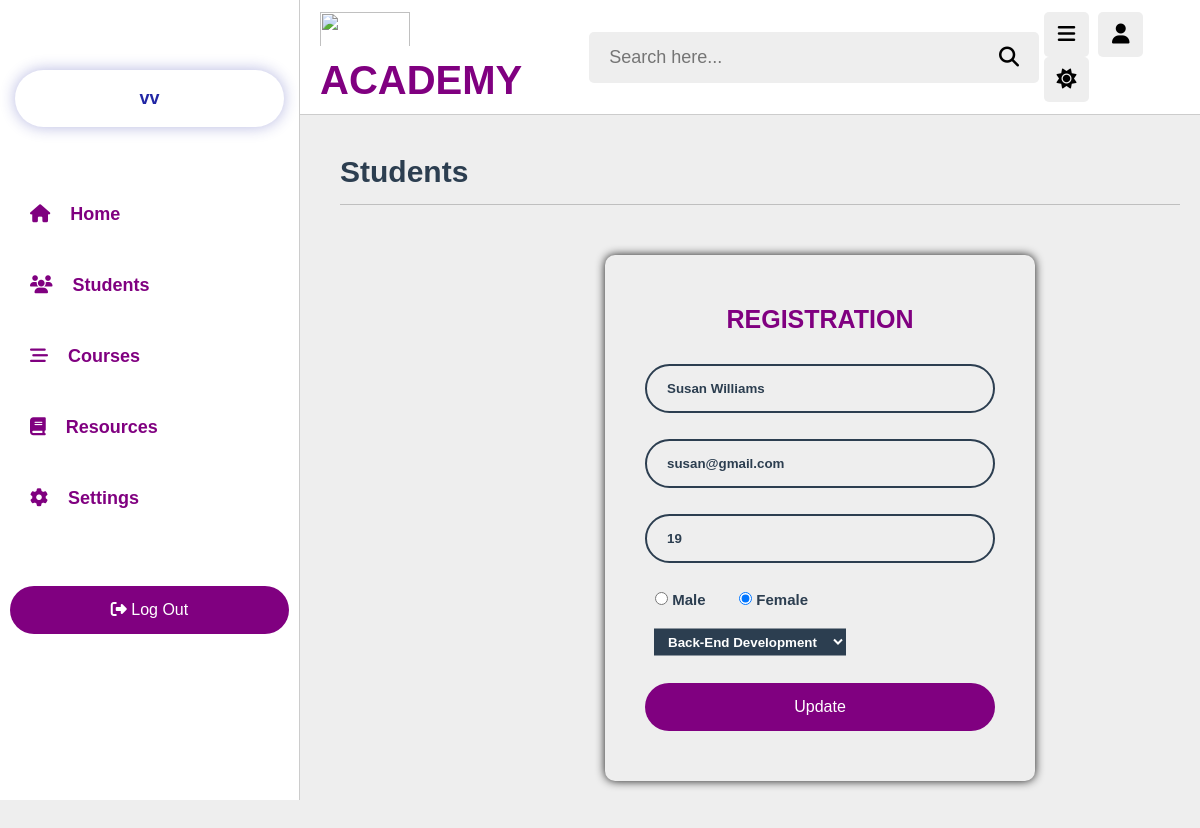
The page /update.php?id=3 (signed in) on the database its author committed.
### tables this page shows
CREATE TABLE `students` (
  `id` int(11) NOT NULL,
  `name` varchar(100) NOT NULL,
  `email` varchar(200) NOT NULL,
  `age` varchar(50) NOT NULL,
  `gender` varchar(50) NOT NULL,
  `course` varchar(50) NOT NULL
);

### update.php (the view, shortened to what this page needs)
<?php
include 'config.php';
if (isset($_GET['id'])){
    $id=$_GET ['id'];
    $query="SELECT *FROM students where id='$id'";
    $result=mysqli_query($conn, $query);
    if(mysqli_num_rows($result)>0) {
        $row=mysqli_fetch_assoc($result);
        }
    else {
        $row="";
    }
}
?>
<!DOCTYPE html>
<html lang="en">
<head>
    <link rel="stylesheet" href="https://cdnjs.cloudflare.com/ajax/libs/font-awesome/6.4.0/css/all.min.css">
    <link rel="stylesheet" href="admin_style.css">
    <link rel="stylesheet" href="students.css">
</head>
<body>
    <?php include 'admin_header.php';?>
    <section class="students">
    <h1 class="heading"> Students </h1>
    <div class="form">
        <form action="" method="post" class="studentsreg">
            <p class="registration"> Registration </p>
            <div class="input-box">
                <input type="text" placeholder="Name" name="name" value="<?php if(isset($row)){echo $row['name'];} ?>">
            </div>
            <div class="input-box">
                <input type="email" placeholder="Email" name="email" value="<?php if(isset($row)){echo $row['email'];} ?>">
            </div>
            <div class="input-box">
                <input type="number" placeholder="Age" name="age" value="<?php if(isset($row)){echo $row['age'];} ?>">
            </div>
            <div class="radio-group">
                <label class="radio">
                    <input type="radio" name="gender" value="male" <?php if($row["gender"]=='male') { echo "checked";} ?>
                    > Male
                </label>
                <label class="radio">
                    <input type="radio" name="gender" value="female" <?php if($row["gender"]=='female') { echo "checked";} ?>
                           > Female
                </label>
            </div>
            <div class="input-box">
                <select class="" name="course">
                    <option value="back-end-development"
                            <?php
                            if($row["course"]=='back-end-development')
                            {
                                echo "selected";
                            }
                            ?>
                            >Back-End Development</option>
                </select>
            </div>
            <div class="input-btn">
                <input type="submit" name="update" value="Update">
            </div>
        </form>
    </div>
    </section>
</body>
</html>

### admin_style.css (style rules this page uses)
:root { --main-color: #8e44ad; --red: #e74c3c; --oragen: #f39c12; --white: #fff; --black: #2c3e50; --light-color: #888; --light-bg: #eee; --border: .1rem solid rgba(0, 0, 0, .2); }
* { font-family: arial; margin: 0; padding: 0; box-sizing: border-box; outline: none; border: none; text-decoration: none; }
html { font-size: 10px; overflow-x: hidden; }
body { padding-bottom: 9rem; background-color: #eee; padding-left: 30rem; }
section { padding: 2rem; margin: 0 auto; max-width: 1200px; }
.heading { font-size: 3rem; color: #2c3e50; text-transform: capitalize; padding-bottom: 1.5rem; margin-top: 2rem; margin-left: 2rem; margin-bottom: 3rem; border-bottom: .1rem solid rgba(0, 0, 0, .2); }
* { margin: 0; padding: 0; box-sizing: border-box; }
body { font-family: sans-serif; font-size: 1.5rem; }
.form { align-content: center; align-items: center; margin: 50px; margin-left: 285px; width: 50%; min-height: 50px; border-radius: 10px; padding: 50px 40px; box-shadow: 0 0 10px rgba(0, 0, 0, .9); }
.form .registration { color: purple; font-weight: 700; font-size: 25px; text-align: center; margin-bottom: 30px; display: block; text-transform: uppercase; }
.form .studentsreg .input-box { width: 100%; height: 50px; margin-bottom: 25px; }
.form .studentsreg .input-box input { color: #2c3e50; font-weight: 600; width: 100%; border: 2.5px solid #2c3e50; padding: 15px 20px; border-radius: 40px; background: transparent; outline: none; transition: .3s; }
.radio { font-size: 1.5rem; font-weight: 550; display: inline-block; vertical-align: middle; color: #2c3e50; margin-left: 1rem; width: 7rem; }
select { position: relative; transform: translate(-50%, -50%); top: 3rem; margin-left: 10.5rem; cursor: pointer; background-color: #2c3e50; color: white; padding: .5rem 1rem; font-weight: 600; margin-top: .4rem; }
input[type='submit'] { background: purple; color: white; border: none; padding: 1.5rem; border-radius: 5rem; width: 100%; font-size: 16px; cursor: pointer; transition: .1s linear; font-family: arial }

### rows shown on the page
students: name "Susan Williams", email "susan@gmail.com", age "19", gender "☐ Male", gender "☑ Female", course "Back-End Development"

### other values the page prints
$_SESSION['fullname'] "vv"
